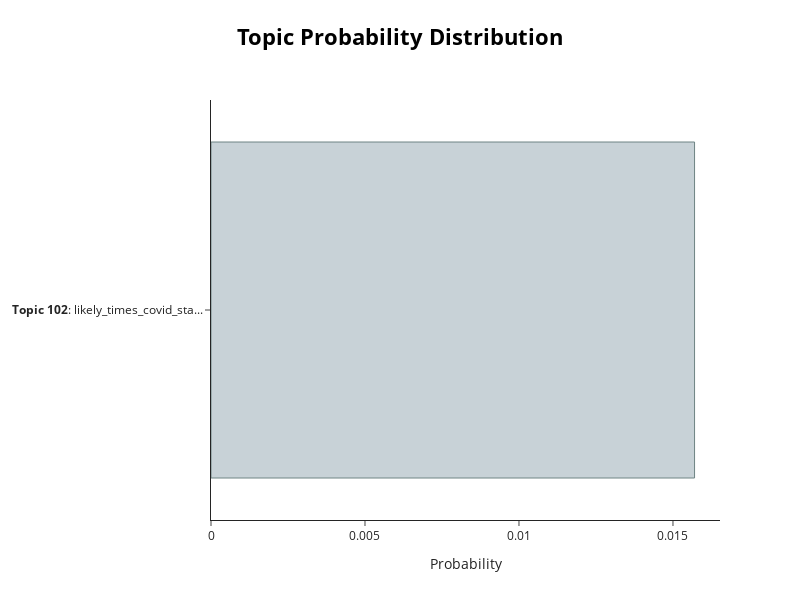

Write notebook code for a chart like this one.
### Code cell
topic_model.visualize_distribution(probs[5])

### Figure 1 — Plotly figure (JSON) as saved in the notebook; plotly's stock layout.template omitted (floating-point values rounded to 4 significant figures)
{"data": [{"marker": {"color": "#C8D2D7", "line": {"color": "#6E8484", "width": 1}}, "orientation": "h", "type": "bar", "x": [0.0157], "y": ["<b>Topic 102</b>: likely_times_covid_sta..."]}], "layout": {"height": 600, "hoverlabel": {"bgcolor": "white", "font": {"family": "Rockwell", "size": 16}}, "title": {"font": {"color": "Black", "size": 22}, "text": "<b>Topic Probability Distribution", "x": 0.5, "xanchor": "center", "y": 0.95, "yanchor": "top"}, "width": 800, "xaxis": {"title": {"text": "Probability"}}}}
